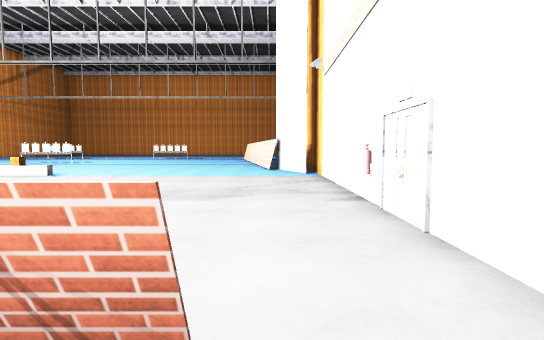
[1] (above)

24 first-person views from a walk through a Unity game level. The camera is 1.3 m above the floor, tilts 4° down and sees 85° across. The floor is counted in squares, 2 m on a side. Each view is taken from the middle of a square. On the plan, view 1 faces up. The plan holds only what a view shows up to about 9 squares ahead; the rest is blank. The place goes on beyond the plan. The player is left out. Surface patterns are stand-ins for the level's own textures.

[2]
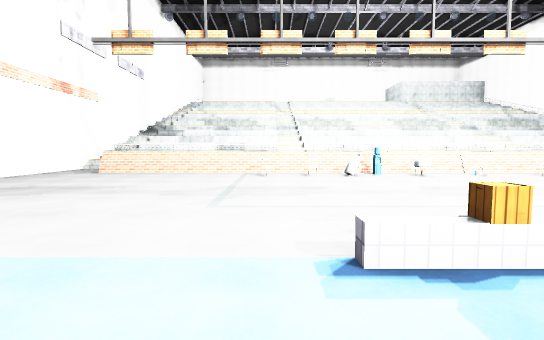

[3]
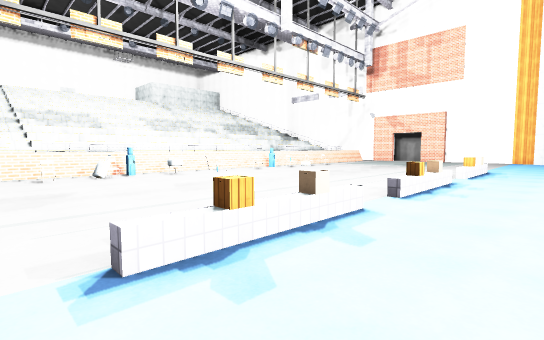

[4]
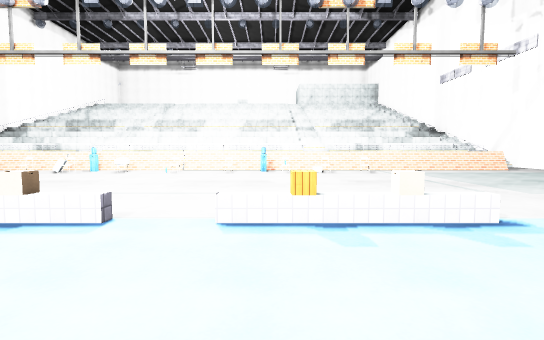

[5]
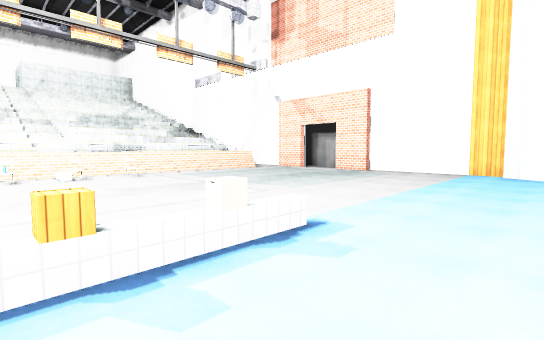

[6]
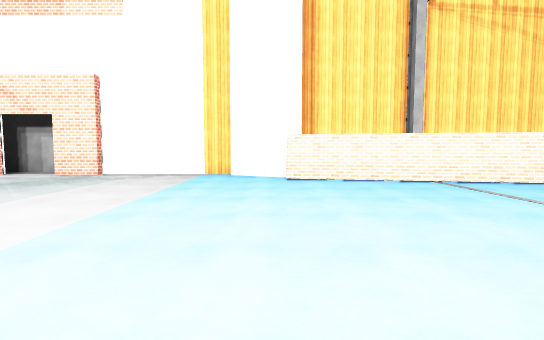

[7]
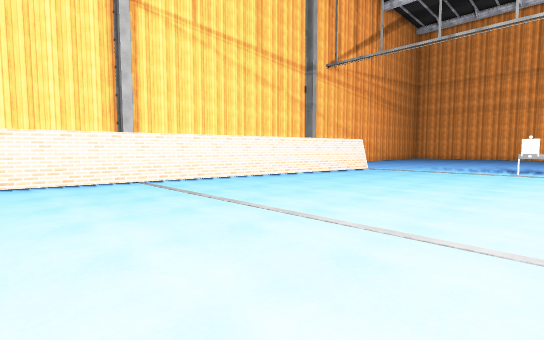

[8]
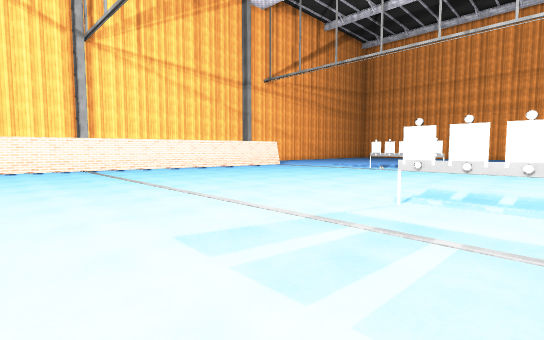

[9]
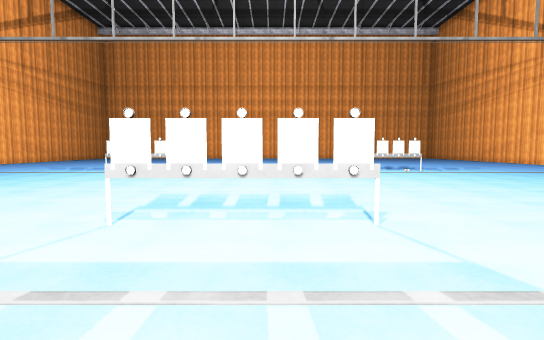

[10]
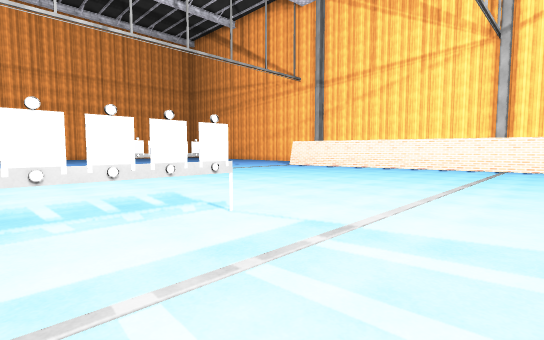

[11]
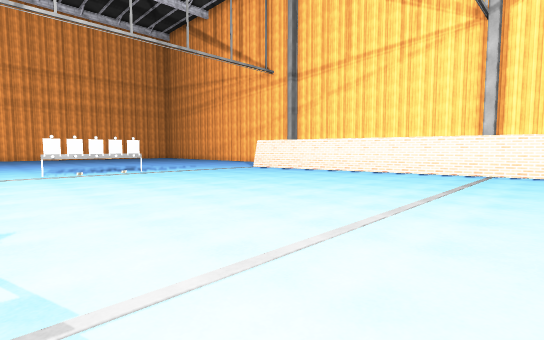

[12]
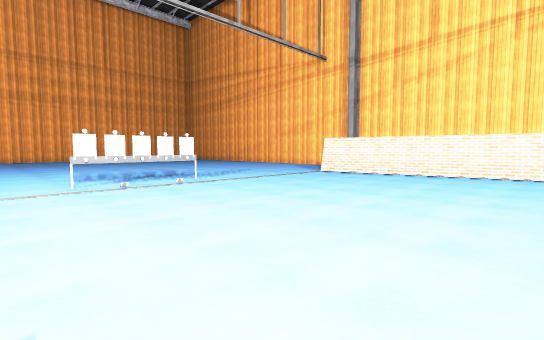

[13]
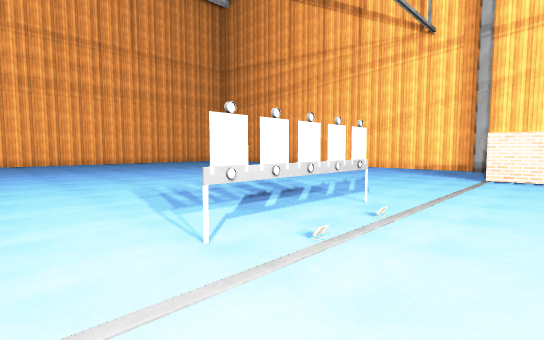

[14]
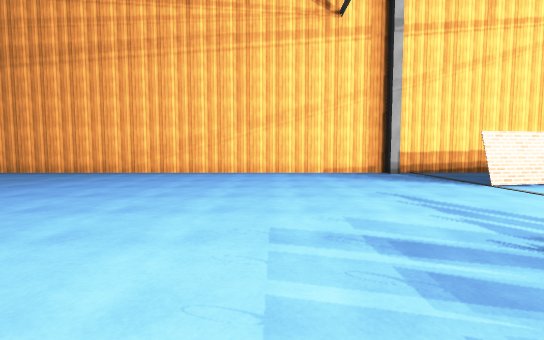

[15]
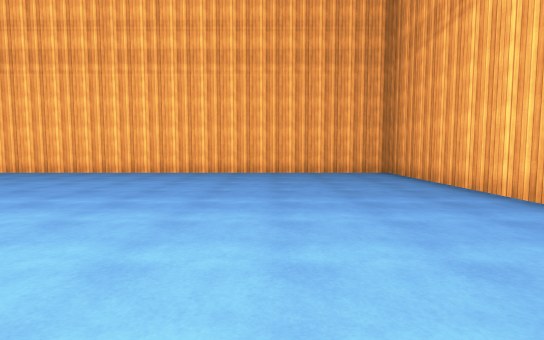

[16]
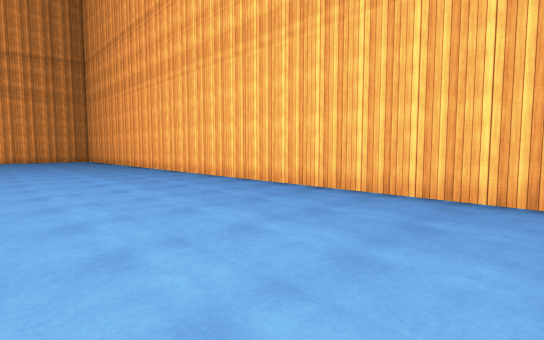

[17]
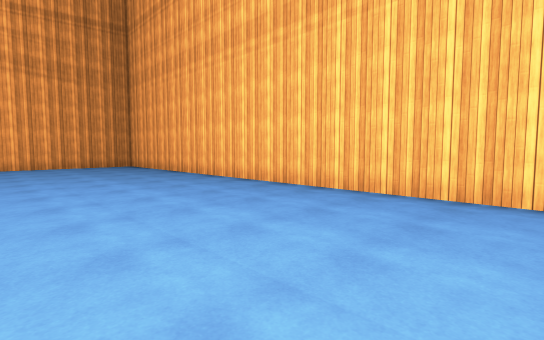

[18]
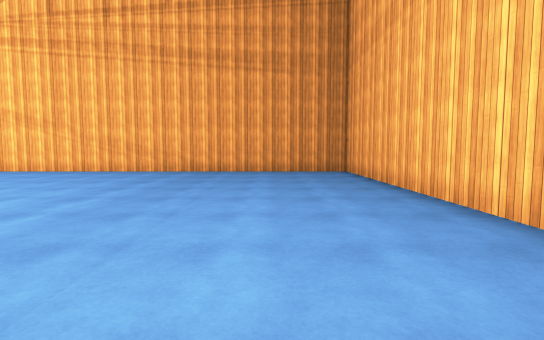

[19]
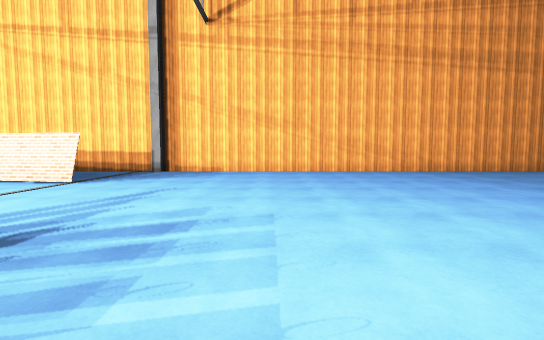

[20]
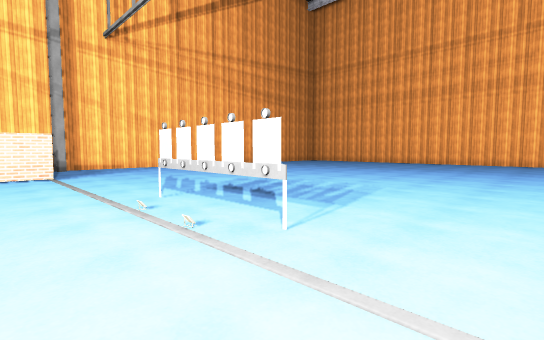

[21]
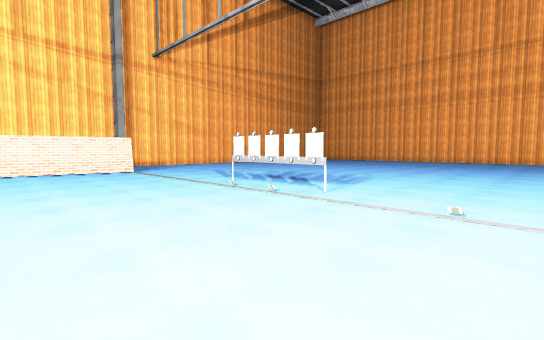

[22]
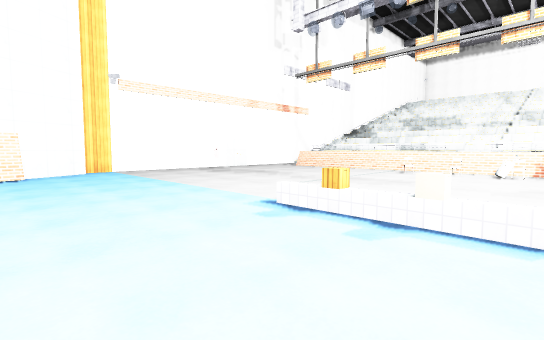

[23]
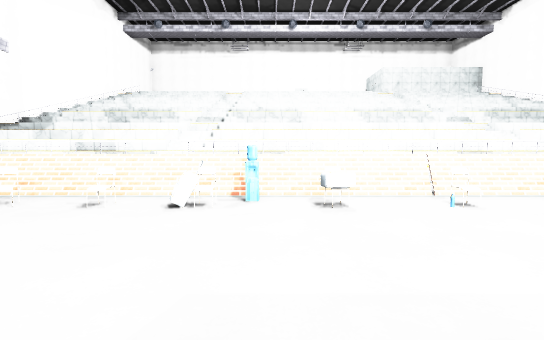

[24]
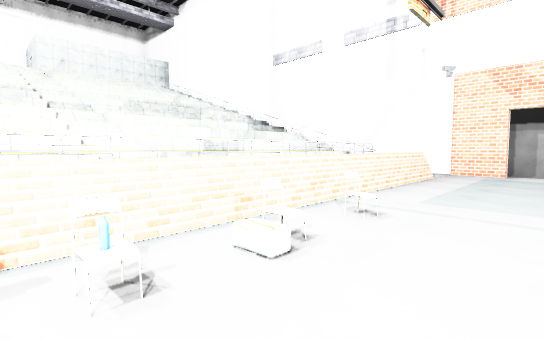

### Floor plan
Key: @ floor where view 1 was taken; # wall or solid block; . floor; = window, fence, low wall or low ledge; T thing the floor can be seen under or through; O other object.
Columns run from 23 left of view 1 to 2 right of it. Each row starts with its distance up from view 1.
 33  #########################
 32  #.......................#
 31  #.......................#
 30  #.......................#
 29  #.......................#
 28  #.......................#
 27  #.......................#
 26  #.......................#
 25  #.......................#
 24  #.......................#
 23  #.......................#
 22  #.......................#
 21  #.......................#
 20  #.......##.....TT......##
 19  #..#................#...#
 18  #..#................##..#
 17  #  #.................# .#
 16     #.................#
 15    ##.................#
 14    #..................#
 13    #........TT........#
 12    #.................. #
 11    #...................#
 10    #.......... ........#
  9  ## ...................##
  8  #......................##
  7  #........O..O...O.......#
  6  #.......................#
  5  #.......................#
  4 ##......................O#
  3 #........................#
  2 #.#......................#
  1 ###=======#==#=#=======..#
  0  #          .          @.#
 -1  ####################

Where each view was taken, in squares from view 1:
view 1: 0 up, 0 right, facing up
view 2: 9 up, 5 left, facing down
view 3: 9 up, 5 left, facing down-left
view 4: 10 up, 13 left, facing down
view 5: 9 up, 13 left, facing down-left
view 6: 9 up, 14 left, facing left
view 7: 10 up, 14 left, facing up-left
view 8: 10 up, 10 left, facing up-left
view 9: 11 up, 10 left, facing up
view 10: 11 up, 11 left, facing up-right
view 11: 11 up, 9 left, facing up-right
view 12: 14 up, 9 left, facing up-right
view 13: 18 up, 9 left, facing up-right
view 14: 23 up, 7 left, facing right
view 15: 24 up, 2 left, facing up
view 16: 28 up, 4 left, facing up-left
view 17: 28 up, 10 left, facing up-left
view 18: 30 up, 13 left, facing left
view 19: 23 up, 13 left, facing left
view 20: 18 up, 11 left, facing up-left
view 21: 16 up, 10 left, facing up-left
view 22: 10 up, 8 left, facing down-right
view 23: 5 up, 8 left, facing down
view 24: 3 up, 13 left, facing down-left
